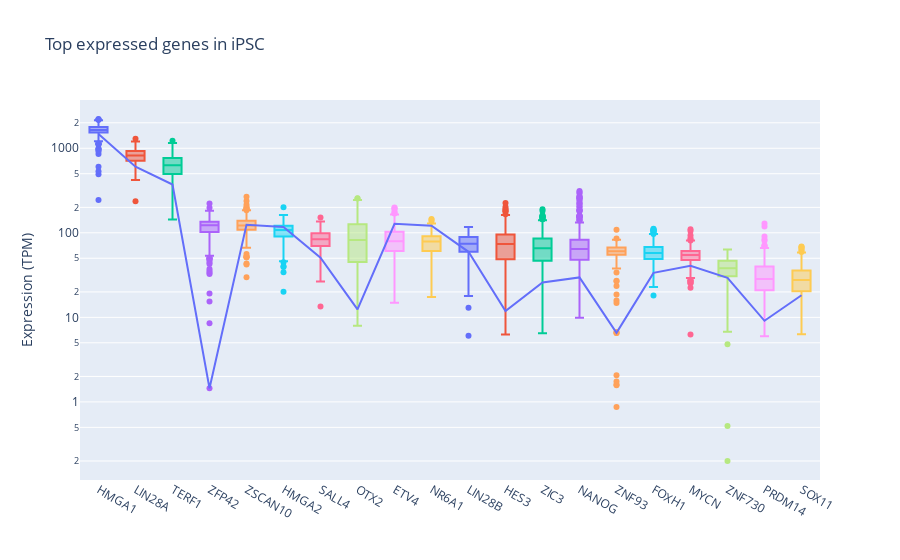

Notebook code for this chart:
### Code cell
layout = go.Layout({"title": "Top expressed genes in iPSC",
                       "yaxis": {"title":"Expression (TPM)"},
                       "showlegend": False})
fig = go.Figure(layout=layout)

for i in range(20):
    fig.add_trace(
        go.Box(
            y=top.iloc[:,i],
            name=top.columns[i]
        ))
fig.add_trace(
    go.Line(
        y=top.head(1).T['HPSI1213i-xuja_2'],
        x=top.columns
    ))     
fig.update_yaxes(type="log")

fig.show()

### Figure 1 — Plotly figure (JSON) as saved in the notebook; plotly's stock layout.template omitted (floating-point values rounded to 4 significant figures; data arrays with more than 128 entries replaced by an {"elided": "..."} marker saying what was removed)
{"data": [{"name": "HMGA1", "type": "box", "y": {"elided": "330 float values"}}, {"name": "LIN28A", "type": "box", "y": {"elided": "330 float values"}}, {"name": "TERF1", "type": "box", "y": {"elided": "330 float values"}}, {"name": "ZFP42", "type": "box", "y": {"elided": "330 float values"}}, {"name": "ZSCAN10", "type": "box", "y": {"elided": "330 float values"}}, {"name": "HMGA2", "type": "box", "y": {"elided": "330 float values"}}, {"name": "SALL4", "type": "box", "y": {"elided": "330 float values"}}, {"name": "OTX2", "type": "box", "y": {"elided": "330 float values"}}, {"name": "ETV4", "type": "box", "y": {"elided": "330 float values"}}, {"name": "NR6A1", "type": "box", "y": {"elided": "330 float values"}}, {"name": "LIN28B", "type": "box", "y": {"elided": "330 float values"}}, {"name": "HES3", "type": "box", "y": {"elided": "330 float values"}}, {"name": "ZIC3", "type": "box", "y": {"elided": "330 float values"}}, {"name": "NANOG", "type": "box", "y": {"elided": "330 float values"}}, {"name": "ZNF93", "type": "box", "y": {"elided": "330 float values"}}, {"name": "FOXH1", "type": "box", "y": {"elided": "330 float values"}}, {"name": "MYCN", "type": "box", "y": {"elided": "330 float values"}}, {"name": "ZNF730", "type": "box", "y": {"elided": "330 float values"}}, {"name": "PRDM14", "type": "box", "y": {"elided": "330 float values"}}, {"name": "SOX11", "type": "box", "y": {"elided": "330 float values"}}, {"type": "scatter", "x": ["HMGA1", "LIN28A", "TERF1", "ZFP42", "ZSCAN10", "HMGA2", "SALL4", "OTX2", "ETV4", "NR6A1", "LIN28B", "HES3", "ZIC3", "NANOG", "ZNF93", "FOXH1", "MYCN", "ZNF730", "PRDM14", "SOX11"], "y": [1472.0, 604.8, 372.5, 1.45, 124.6, 116.9, 50.82, 12.41, 127.8, 121.6, 59.59, 11.9, 25.89, 29.7, 6.55, 33.59, 40.83, 29.39, 9.11, 18.25]}], "layout": {"showlegend": false, "title": {"text": "Top expressed genes in iPSC"}, "yaxis": {"title": {"text": "Expression (TPM)"}, "type": "log"}}}
